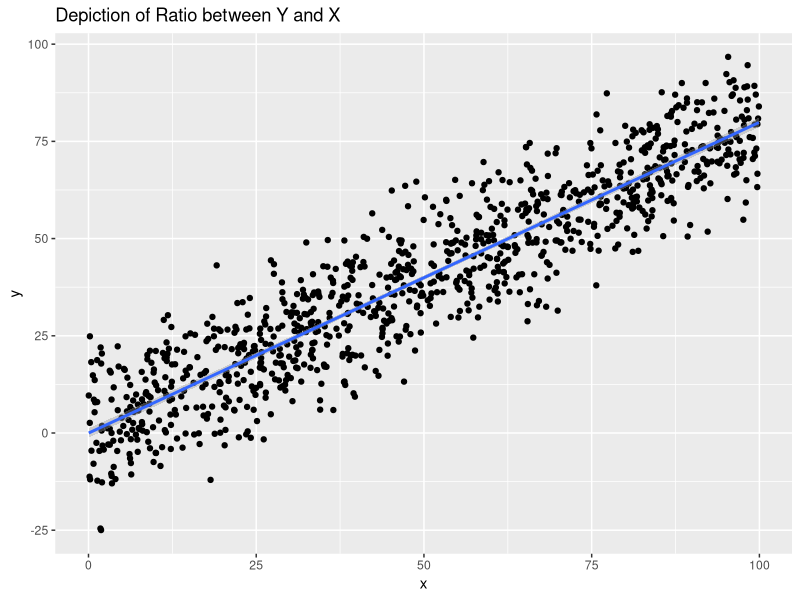

The R script that drew this image:
## ---- chunk 1
knitr::opts_chunk$set(echo = TRUE)
library(dplyr)
library(ggplot2)
## ---- chunk 2
t.y <- 265
t.yr <- c(265,263.0075,268.8971,258.8372,265,263.0370)
t.srs <- c(260,264,276,252,264,268)
MSE.ratio <- mean((t.yr - t.y)^2); MSE.ratio

MSE.srs <- mean((t.srs - t.y)^2); MSE.srs
## ---- chunk 3
# Simulate Ratio Estimation Data
set.seed(10162019)
N <- 1000
x <- runif(N,0,100)
t.x <- sum(x)
x.mean <- mean(x)
B <- .8
sigsq <- 100
y <- x*B + rnorm(N,0,sqrt(sigsq))
t.y <- sum(y)
ratio_df <- tibble(x=x, y=y)
## ---- chunk 4
# Plot Data
ratio_df %>% ggplot(aes(x=x, y=y)) + geom_point() + 
  geom_smooth(method = 'lm') + ggtitle('Depiction of Ratio between Y and X')
## ---- chunk 5
# Take SRS
n <- 50
sample_vals <- ratio_df %>% sample_n(n)

# Compute Estimates of t.y
y_bar <- sample_vals %>% summarize(mean(y)) %>% pull()
SRS_estimate <- N * y_bar

B <- y_bar / sample_vals %>% summarize(mean(x)) %>% pull()
 
ratio_estimate <- B * x.mean * N
